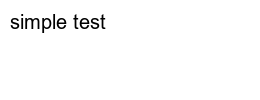
#> input picture lab09/data/test1.png, 260 x 100 px
$ jupyter execute --allow-errors lab09.ipynb
#> lines starting #> are read from the running program, lines starting #| are printed output that depends on the picture
***
# Zastosowania DFT
***
## Mateusz Powęska
***
## Zadanie 1 Analiza obrazów
***

[cell 1]
from numpy.fft import ifft2
from matplotlib import pyplot as plt
from PIL import ImageOps
import numpy as np

FISH_PATTERN_PATH = "data/Lab9_fish1.png"
FISHES_IMG_PATH = "data/Lab9_school.jpg"
GALIA_IMG_PATH = "data/Lab9_galia.png"
GALIA_PATTERN_PATH = "data/Lab9_galia_e.png"
R_CONST = 255
LEVEL = 280


# [7 lines left out: function change_contrast, not called in this run]


def convert_img_to_array(path, contrast=False):
    image = Image.open(path)
    before_changed_contrast = image
    if contrast:
        image = change_contrast(image, LEVEL)
    rgb_array = image.load()
    converted_image = image.convert("L")
    converted_image = ImageOps.invert(converted_image)

    return image, np.array(converted_image), rgb_array, before_changed_contrast


def show_image(image, title, size=(10, 10)):
    plt.figure(figsize=size)
    plt.imshow(image, cmap='gray')
    plt.title(title)
    plt.show()


# [22 lines left out: functions calculate_dft, prepare_result_plot, not called in this run]


def run_and_show_result(path_to_img, path_to_pattern, coff, contrast=False):
    pattern, converted_pattern, _, _ = convert_img_to_array(path_to_pattern, contrast)
    pattern_2, _, _, _ = convert_img_to_array(path_to_pattern)
    image, converted_image, rgb_array, before_changed_contrast = convert_img_to_array(path_to_img, contrast)
    image_2, converted_image_2, rgb_array_2, before_changed_contrast_2 = convert_img_to_array(path_to_img)

    image_w, image_h = converted_image.shape
    pattern_w, pattern_h = converted_pattern.shape

    show_image(image_2, "Original image")
    show_image(pattern_2, "Pattern", size=(2, 2))

    C, min_val = calculate_dft(converted_image, converted_pattern, image_w, image_h, coff)
    patterns_number = prepare_result_plot(C, rgb_array_2, min_val, pattern_w, pattern_h)

    print(f"Number of patterns: {patterns_number}")
    show_image(image_2, "Result")

    coefficients = np.fft.fftshift(np.fft.fft2(converted_image))
    phase = np.angle(coefficients)

    show_image(np.absolute(np.log(coefficients)), "modulus of coefficients")
    show_image(phase, "phase")


#> (the rest of this cell did not finish here and is left out)

W przypadku ilustracji "galia" wykrywanie wzorca za pomocą DFT wypadło bardzo dobrze. Każda litera "e" została wykryta. Spowodowane jest to kolorystyką obrazu, który jest czarno-biały. Na pozytywny wynik analizy obrazu miał również wpływ kształt wzorca - żadne inne litery nie były na tyle podobne do szukanego wzorca, żeby mógł wystąpić błąd. Program wykrył 43 przypadki wystąpienia wzorca, co jest prawidłowym wynikiem.

Wykrywanie wzorca na ilustracji "school" nie dało tak dobrych wyników jak w poprzednim przykładzie. Spowodowane było to małym kontrastem na obrazie i kolorystyką. Dla zwiększenia kontrastu użyłem zaimplemetnowanej funkcji `change_contrast`, co trochę poprawiło wyniki. Ostatecznie udało się wykryć część elementów. Ze względu na nachodzenie się wzorców oraz kolorystykę liczenie wykrytych przypadków nie jest prawidłowe.

***
## Zadanie 2 OCR
***

[cell 2]
import string
from PIL import Image, ImageDraw, ImageFont
from collections import Counter

IMAGE_WIDTH = 260
IMAGE_HEIGHT = 100
ALPHABET = string.ascii_letters + string.digits + '.,?!'


# [10 lines left out: function generate_and_save_text, not called in this run]


def prepare_pattern(font, letter):
    pattern_w, pattern_h = font.getsize(letter)
    pat_img = Image.new('RGB', (pattern_w, pattern_h), color='white')
    ImageDraw.Draw(pat_img).text((0, 0), letter, font=font, fill='black')
    pattern = pat_img.convert('L')
    pattern = ImageOps.invert(pattern)
    return np.array(pattern), pattern_w, pattern_h


def get_result(result, font):
    space_w, space_h = font.getsize(' ')
    n = len(result)
    result_text = result[0][0]

    for i in range(1, n):
        let, x, y, w, h = result[i]
        let_prev, x_prev, y_prev, w_prev, h_prev = result[i - 1]
        if x != x_prev:
            result_text += "\n" + let
        elif abs(y - w - y_prev) >= space_w:
            result_text += " " + let
        else:
            result_text += let

    return result_text


def ocr(path_to_img, min_val=10 ** (-5), font="arial.ttf", font_size=20, image_width=260, image_height=100):
#> called with path_to_img = 'data/test1.png', min_val = 1e-05, font = 'arial.ttf', font_size = 20, image_width = 260, image_height = 100
    image = Image.open(path_to_img)
#> image is the input picture: PIL image 260x100 RGB; min 0, max 255, mean 250.7
    image = image.convert("L")
#> image: PIL image 260x100 L
    image = ImageOps.invert(image)
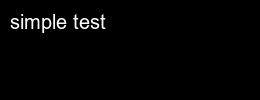
#> image: PIL image 260x100 L; min 0, max 255, mean 4.3
    image = np.array(image)
    fourier_image = np.fft.fft2(image)

    result = []
    font = ImageFont.truetype(font, size=font_size)

    char_w, char_h = font.getsize('a')

    for letter in ALPHABET:
        pattern, pattern_w, pattern_h = prepare_pattern(font, letter)
        C_pattern = np.max(np.real(np.fft.ifft2(np.multiply(np.fft.fft2(pattern), np.fft.fft2(np.rot90(pattern, 2))))))
        C = np.abs(np.real(np.fft.ifft2(
            np.multiply(fourier_image,
                        np.fft.fft2(np.rot90(pattern, 2), s=(image_height, image_width))))) / C_pattern - 1.0)

        for x, y in np.argwhere(C < min_val):
            result.append((letter, (x - 2) // char_w, y, pattern_w, pattern_h))
#> this loop made 66 passes
#> (pattern_w, pattern_h, C_pattern) on passes 13, 23, 33, 39, 41, 43, 49: (19, 19, 4228647), (16, 19, 3777353), (16, 19, 4362740), (17, 19, 5263818), (16, 19, 4374959), (16, 22, 4791209), (20, 19, 5623500)
#> pass 1, in ocr, `C = np.abs(np.real(np.fft.ifft2( np.multiply(fourier_image, np.fft.fft..`:
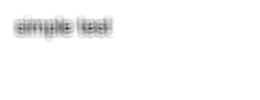
#> C: shape (100, 260) float64; min 0.19, max 1, mean 0.98
#> pass 2, in ocr, `C = np.abs(np.real(np.fft.ifft2( np.multiply(fourier_image, np.fft.fft..`:
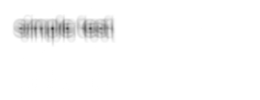
#> C: shape (100, 260) float64; min 0.218, max 1, mean 0.98
#> after the loop, result = []

    result.sort(key=lambda tup: tup[2])
    result.sort(key=lambda tup: tup[1])

    show_image(image, "original image")

    result = get_result(result, font)
#> in get_result, `n = len(result)`: n = 0
    counter = dict(Counter(list(zip(*result))[0]))

    accuracy = calculate_accuracy(path_to_img, counter)

    print("Result:")
    print(result)
    print(counter)
    print("accuracy: ", accuracy)


# [13 lines left out: function calculate_accuracy, not called in this run]


# generate_and_save_text("simple test", "data/test1.png", IMAGE_WIDTH, IMAGE_HEIGHT)
# generate_and_save_text("simple test 1234567890 .,?!", "data/test2.png", 500, IMAGE_HEIGHT,font_size=30)
# generate_and_save_text("simple test 1234567890 .,?!", "data/test2.1.png", IMAGE_WIDTH, IMAGE_HEIGHT)
# generate_and_save_text("simple test 1234567890 .,?!\ntest...12,ok??!\nsimple test 1234567890 .,?!",
#                        "data/test3.png", IMAGE_WIDTH, IMAGE_HEIGHT)
#
# generate_and_save_text("simple test", "data/test4.png", IMAGE_WIDTH, IMAGE_HEIGHT, "times.ttf")
# generate_and_save_text("test 1234567890 .,?!", "data/test5.png", IMAGE_WIDTH, IMAGE_HEIGHT, "times.ttf")
# generate_and_save_text("simple test 1234567890 .,?!\ntest...12,ok??!\nsimple test 1234567890 .,?!",
#                        "data/test6.png", IMAGE_WIDTH, IMAGE_HEIGHT, "times.ttf")

print("Sans serif fonts")
#> (the rest of this cell did not finish here and is left out)

$ run again, with lab09/data/test3.png copied over lab09/data/test1.png
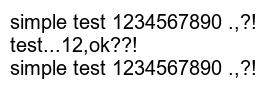
#> input picture lab09/data/test3.png, 260 x 100 px
#> in ocr, image is the input picture: PIL image 260x100 RGB; min 0, max 255, mean 229.7
#> in ocr, `image = ImageOps.invert(image)`:
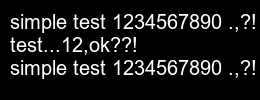
#> image: PIL image 260x100 L; min 0, max 255, mean 25.3
#> the loop in ocr, `for letter in ALPHABET:` made 66 passes
#> (pattern_w, pattern_h, C_pattern) on passes 13, 23, 33, 39, 41, 43, 49: (19, 19, 4228647), (16, 19, 3777353), (16, 19, 4362740), (17, 19, 5263818), (16, 19, 4374959), (16, 22, 4791209), (20, 19, 5623500)
#> pass 3, in ocr, `C = np.abs(np.real(np.fft.ifft2( np.multiply(fourier_image, np.fft.fft..`:
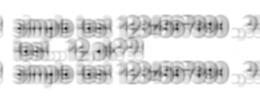
#> C: shape (100, 260) float64; min 0.127, max 1, mean 0.881
#> after the loop in ocr, `for letter in ALPHABET:`: result = []
#> n = 0
